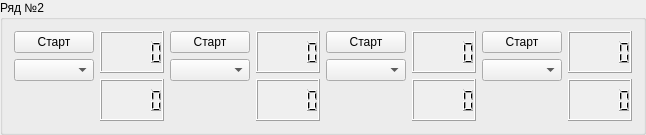
             <widget class="QGroupBox" name="groupBox_2">
              <property name="title">
               <string>Ряд №2</string>
              </property>
              <layout class="QHBoxLayout" name="horizontalLayout_2">
               <item>
                <layout class="QVBoxLayout" name="verticalLayout_9">
                 <item>
                  <widget class="QPushButton" name="pushButton_5sensors">
                   <property name="enabled">
                    <bool>true</bool>
                   </property>
                   <property name="text">
                    <string>Старт</string>
                   </property>
                  </widget>
                 </item>
                 <item>
                  <widget class="QComboBox" name="comboBox_5"/>
                 </item>
                 <item>
                  <spacer name="verticalSpacer_5">
                   <property name="orientation">
                    <enum>Qt::Vertical</enum>
                   </property>
                   <property name="sizeHint" stdset="0">
                    <size>
                     <width>20</width>
                     <height>40</height>
                    </size>
                   </property>
                  </spacer>
                 </item>
                </layout>
               </item>
               <item>
                <layout class="QVBoxLayout" name="verticalLayout_10">
                 <item>
                  <widget class="QLCDNumber" name="lcdNumber_9">
                   <property name="palette">
                    <palette>
                     <active>
                      <colorrole role="Midlight">
                       <brush brushstyle="SolidPattern">
                        <color alpha="255">
                         <red>0</red>
                         <green>85</green>
                         <blue>255</blue>
                        </color>
                       </brush>
                      </colorrole>
                     </active>
                     <inactive>
                      <colorrole role="Midlight">
                       <brush brushstyle="SolidPattern">
                        <color alpha="255">
                         <red>0</red>
                         <green>85</green>
                         <blue>255</blue>
                        </color>
                       </brush>
                      </colorrole>
                     </inactive>
                     <disabled>
                      <colorrole role="Midlight">
                       <brush brushstyle="SolidPattern">
                        <color alpha="255">
                         <red>0</red>
                         <green>85</green>
                         <blue>255</blue>
                        </color>
                       </brush>
                      </colorrole>
                     </disabled>
                    </palette>
                   </property>
                   <property name="autoFillBackground">
                    <bool>true</bool>
                   </property>
                  </widget>
                 </item>
                 <item>
                  <widget class="QLCDNumber" name="lcdNumber_10">
                   <property name="autoFillBackground">
                    <bool>true</bool>
                   </property>
                  </widget>
                 </item>
                </layout>
               </item>
               <item>
                <layout class="QVBoxLayout" name="verticalLayout_11">
                 <item>
                  <widget class="QPushButton" name="pushButton_6sensors">
                   <property name="enabled">
                    <bool>true</bool>
                   </property>
                   <property name="text">
                    <string>Старт</string>
                   </property>
                  </widget>
                 </item>
                 <item>
                  <widget class="QComboBox" name="comboBox_6"/>
                 </item>
                 <item>
                  <spacer name="verticalSpacer_6">
                   <property name="orientation">
                    <enum>Qt::Vertical</enum>
                   </property>
                   <property name="sizeHint" stdset="0">
                    <size>
                     <width>20</width>
                     <height>40</height>
                    </size>
                   </property>
                  </spacer>
                 </item>
                </layout>
               </item>
               <item>
                <layout class="QVBoxLayout" name="verticalLayout_12">
                 <item>
                  <widget class="QLCDNumber" name="lcdNumber_11">
                   <property name="autoFillBackground">
                    <bool>true</bool>
                   </property>
                  </widget>
                 </item>
                 <item>
                  <widget class="QLCDNumber" name="lcdNumber_12">
                   <property name="autoFillBackground">
                    <bool>true</bool>
                   </property>
                  </widget>
                 </item>
                </layout>
               </item>
               <item>
                <layout class="QVBoxLayout" name="verticalLayout_13">
                 <item>
                  <widget class="QPushButton" name="pushButton_7sensors">
                   <property name="enabled">
                    <bool>true</bool>
                   </property>
                   <property name="text">
                    <string>Старт</string>
                   </property>
                  </widget>
                 </item>
                 <item>
                  <widget class="QComboBox" name="comboBox_7"/>
                 </item>
                 <item>
                  <spacer name="verticalSpacer_7">
                   <property name="orientation">
                    <enum>Qt::Vertical</enum>
                   </property>
                   <property name="sizeHint" stdset="0">
                    <size>
                     <width>20</width>
                     <height>40</height>
                    </size>
                   </property>
                  </spacer>
                 </item>
                </layout>
               </item>
               <item>
                <layout class="QVBoxLayout" name="verticalLayout_14">
                 <item>
                  <widget class="QLCDNumber" name="lcdNumber_13">
                   <property name="autoFillBackground">
                    <bool>true</bool>
                   </property>
                  </widget>
                 </item>
                 <item>
                  <widget class="QLCDNumber" name="lcdNumber_14">
                   <property name="autoFillBackground">
                    <bool>true</bool>
                   </property>
                  </widget>
                 </item>
                </layout>
               </item>
               <item>
                <layout class="QVBoxLayout" name="verticalLayout_15">
                 <item>
                  <widget class="QPushButton" name="pushButton_8sensors">
                   <property name="enabled">
                    <bool>true</bool>
                   </property>
                   <property name="text">
                    <string>Старт</string>
                   </property>
                  </widget>
                 </item>
                 <item>
                  <widget class="QComboBox" name="comboBox_8"/>
                 </item>
                 <item>
                  <spacer name="verticalSpacer_8">
                   <property name="orientation">
                    <enum>Qt::Vertical</enum>
                   </property>
                   <property name="sizeHint" stdset="0">
                    <size>
                     <width>20</width>
                     <height>40</height>
                    </size>
                   </property>
                  </spacer>
                 </item>
                </layout>
               </item>
               <item>
                <layout class="QVBoxLayout" name="verticalLayout_16">
                 <item>
                  <widget class="QLCDNumber" name="lcdNumber_15">
                   <property name="autoFillBackground">
                    <bool>true</bool>
                   </property>
                  </widget>
                 </item>
                 <item>
                  <widget class="QLCDNumber" name="lcdNumber_16">
                   <property name="autoFillBackground">
                    <bool>true</bool>
                   </property>
                  </widget>
                 </item>
                </layout>
               </item>
              </layout>
             </widget>
